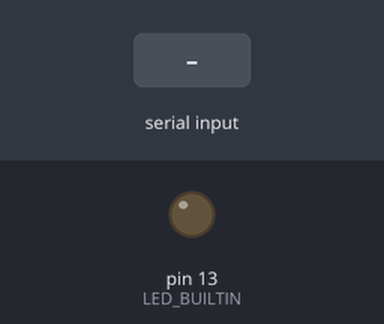
Recording of a sketch running on a simulated Arduino Uno, built with avr-gcc and run on an emulated ATmega328P. On the bench: output pins drawn as LEDs (lit = HIGH). The inputs (shaded band) are chosen by the test bench. What the sketch prints to the serial monitor is not drawn.

Above: at 1.2 s.
1.3 s: byte 30 received over Serial
At 1.61 s:
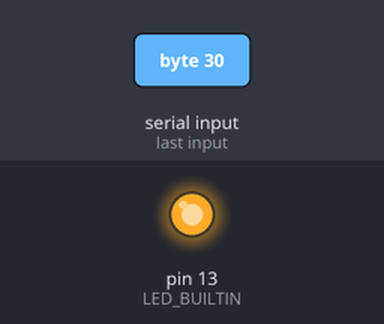
3.2 s: byte 90 received over Serial
At 4.0 s:
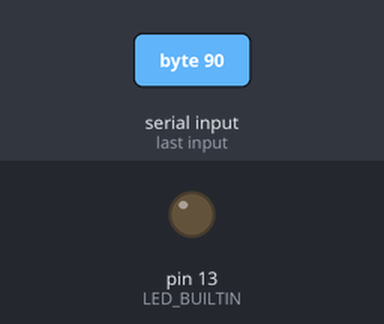
5.1 s: byte 120 received over Serial
At 5.4 s:
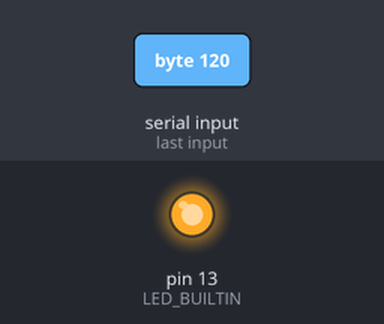
Timing chart, 0 to 8.1 s (numbered marks = the images above; inputs shaded):
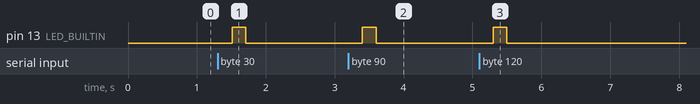

Measured:
- after the input at 1.3 s, pin 13 (LED_BUILTIN): LOW → HIGH after 0.21 s, → LOW 0.20 s later
- after the input at 3.2 s, pin 13 (LED_BUILTIN): LOW → HIGH after 0.20 s, → LOW 0.20 s later
- after the input at 5.1 s, pin 13 (LED_BUILTIN): LOW → HIGH after 0.20 s, → LOW 0.20 s later

The sketch:

serial.ino
```cpp
bool ok = false;

void setup() {
  // initialize digital pin LED_BUILTIN as an output.
  pinMode(LED_BUILTIN, OUTPUT);
  Serial.begin(9600);
}

void loop() {
  if (Serial.available() > 0) {
    if (ok == true) {
      delay(200);  // wait for a second
      char incoming = Serial.read();
      digitalWrite(LED_BUILTIN, HIGH);  // turn the LED on (HIGH is the voltage level)
      //Serial.print("enviado");
      delay(200);  // wait for a second
      //while (Serial.available() > 0) Serial.read();
      Serial.print(incoming);
      digitalWrite(LED_BUILTIN, LOW);  // turn the LED off by making the voltage LOW
    } else {
      ok = true;
      Serial.print("");
      delay(10);
    }
  }
}
```
